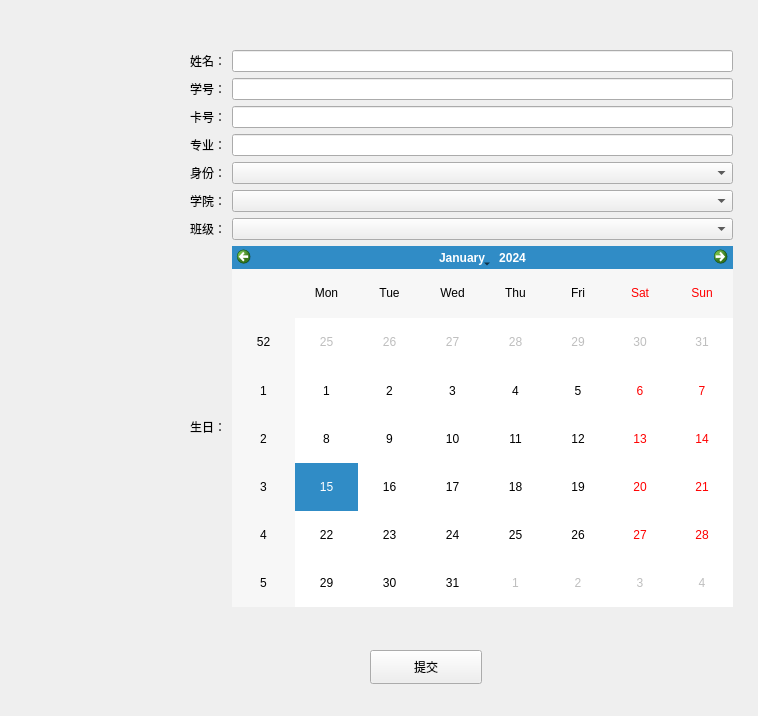
<?xml version="1.0" encoding="UTF-8"?>
<ui version="4.0">
 <class>Form</class>
 <widget class="QWidget" name="Form">
  <property name="geometry">
   <rect>
    <x>0</x>
    <y>0</y>
    <width>758</width>
    <height>716</height>
   </rect>
  </property>
  <property name="windowTitle">
   <string>Form</string>
  </property>
  <widget class="QWidget" name="gridLayoutWidget">
   <property name="geometry">
    <rect>
     <x>190</x>
     <y>50</y>
     <width>543</width>
     <height>557</height>
    </rect>
   </property>
   <layout class="QGridLayout" name="gridLayout">
    <property name="sizeConstraint">
     <enum>QLayout::SetDefaultConstraint</enum>
    </property>
    <item row="3" column="1">
     <widget class="QLineEdit" name="major"/>
    </item>
    <item row="1" column="0">
     <widget class="QLabel" name="label_2">
      <property name="text">
       <string>学号：</string>
      </property>
     </widget>
    </item>
    <item row="3" column="0">
     <widget class="QLabel" name="label_4">
      <property name="text">
       <string>专业：</string>
      </property>
     </widget>
    </item>
    <item row="4" column="1">
     <widget class="QComboBox" name="grade"/>
    </item>
    <item row="2" column="0">
     <widget class="QLabel" name="label_3">
      <property name="text">
       <string>卡号：</string>
      </property>
     </widget>
    </item>
    <item row="1" column="1">
     <widget class="QLineEdit" name="studentid"/>
    </item>
    <item row="4" column="0">
     <widget class="QLabel" name="label_5">
      <property name="text">
       <string>身份：</string>
      </property>
     </widget>
    </item>
    <item row="0" column="1">
     <widget class="QLineEdit" name="name"/>
    </item>
    <item row="0" column="0">
     <widget class="QLabel" name="label">
      <property name="text">
       <string>姓名：</string>
      </property>
     </widget>
    </item>
    <item row="2" column="1">
     <widget class="QLineEdit" name="cardid"/>
    </item>
    <item row="6" column="1">
     <widget class="QComboBox" name="classno"/>
    </item>
    <item row="6" column="0">
     <widget class="QLabel" name="label_7">
      <property name="text">
       <string>班级：</string>
      </property>
     </widget>
    </item>
    <item row="5" column="1">
     <widget class="QComboBox" name="college"/>
    </item>
    <item row="5" column="0">
     <widget class="QLabel" name="label_6">
      <property name="text">
       <string>学院：</string>
      </property>
     </widget>
    </item>
    <item row="7" column="0">
     <widget class="QLabel" name="label_8">
      <property name="text">
       <string>生日：</string>
      </property>
     </widget>
    </item>
    <item row="7" column="1">
     <widget class="QCalendarWidget" name="birthday">
      <property name="minimumSize">
       <size>
        <width>464</width>
        <height>317</height>
       </size>
      </property>
     </widget>
    </item>
   </layout>
  </widget>
  <widget class="QPushButton" name="sumbit_btn">
   <property name="geometry">
    <rect>
     <x>370</x>
     <y>650</y>
     <width>112</width>
     <height>34</height>
    </rect>
   </property>
   <property name="text">
    <string>提交</string>
   </property>
  </widget>
 </widget>
 <resources/>
 <connections>
  <connection>
   <sender>sumbit_btn</sender>
   <signal>clicked()</signal>
   <receiver>Form</receiver>
   <slot>upload()</slot>
   <hints>
    <hint type="sourcelabel">
     <x>335</x>
     <y>467</y>
    </hint>
    <hint type="destinationlabel">
     <x>188</x>
     <y>436</y>
    </hint>
   </hints>
  </connection>
 </connections>
 <slots>
  <slot>upload()</slot>
 </slots>
</ui>
